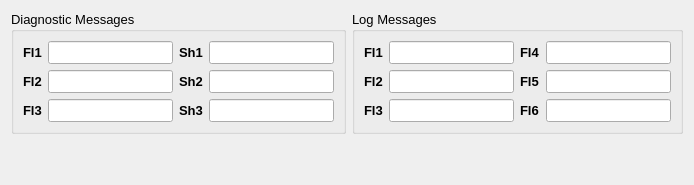
     <widget class="QWidget" name="tab_3">
      <attribute name="title">
       <string>Messages</string>
      </attribute>
      <layout class="QGridLayout" name="gridLayout_34">
       <item row="0" column="0">
        <layout class="QVBoxLayout" name="verticalLayout">
         <item>
          <layout class="QHBoxLayout" name="horizontalLayout">
           <item>
            <widget class="QGroupBox" name="diagnosticMessages_groupBox">
             <property name="minimumSize">
              <size>
               <width>0</width>
               <height>0</height>
              </size>
             </property>
             <property name="maximumSize">
              <size>
               <width>16777215</width>
               <height>16777215</height>
              </size>
             </property>
             <property name="font">
              <font>
               <pointsize>10</pointsize>
               <weight>50</weight>
               <bold>false</bold>
              </font>
             </property>
             <property name="title">
              <string>Diagnostic Messages</string>
             </property>
             <layout class="QGridLayout" name="gridLayout_22">
              <item row="0" column="0">
               <layout class="QGridLayout" name="gridLayout_7">
                <item row="0" column="0">
                 <widget class="QLabel" name="label_35">
                  <property name="sizePolicy">
                   <sizepolicy hsizetype="Expanding" vsizetype="Fixed">
                    <horstretch>0</horstretch>
                    <verstretch>0</verstretch>
                   </sizepolicy>
                  </property>
                  <property name="font">
                   <font>
                    <pointsize>10</pointsize>
                    <weight>75</weight>
                    <bold>true</bold>
                   </font>
                  </property>
                  <property name="text">
                   <string>Fl1</string>
                  </property>
                 </widget>
                </item>
                <item row="0" column="1">
                 <widget class="QLineEdit" name="m_Fl1"/>
                </item>
                <item row="0" column="2">
                 <widget class="QLabel" name="label_38">
                  <property name="sizePolicy">
                   <sizepolicy hsizetype="Expanding" vsizetype="Fixed">
                    <horstretch>0</horstretch>
                    <verstretch>0</verstretch>
                   </sizepolicy>
                  </property>
                  <property name="font">
                   <font>
                    <pointsize>10</pointsize>
                    <weight>75</weight>
                    <bold>true</bold>
                   </font>
                  </property>
                  <property name="text">
                   <string>Sh1</string>
                  </property>
                 </widget>
                </item>
                <item row="0" column="3">
                 <widget class="QLineEdit" name="m_Sh1"/>
                </item>
                <item row="1" column="0">
                 <widget class="QLabel" name="label_36">
                  <property name="sizePolicy">
                   <sizepolicy hsizetype="Expanding" vsizetype="Fixed">
                    <horstretch>0</horstretch>
                    <verstretch>0</verstretch>
                   </sizepolicy>
                  </property>
                  <property name="font">
                   <font>
                    <pointsize>10</pointsize>
                    <weight>75</weight>
                    <bold>true</bold>
                   </font>
                  </property>
                  <property name="text">
                   <string>Fl2</string>
                  </property>
                 </widget>
                </item>
                <item row="1" column="1">
                 <widget class="QLineEdit" name="m_Fl2"/>
                </item>
                <item row="1" column="2">
                 <widget class="QLabel" name="label_39">
                  <property name="sizePolicy">
                   <sizepolicy hsizetype="Expanding" vsizetype="Fixed">
                    <horstretch>0</horstretch>
                    <verstretch>0</verstretch>
                   </sizepolicy>
                  </property>
                  <property name="font">
                   <font>
                    <pointsize>10</pointsize>
                    <weight>75</weight>
                    <bold>true</bold>
                   </font>
                  </property>
                  <property name="text">
                   <string>Sh2</string>
                  </property>
                 </widget>
                </item>
                <item row="1" column="3">
                 <widget class="QLineEdit" name="m_Sh2"/>
                </item>
                <item row="2" column="0">
                 <widget class="QLabel" name="label_37">
                  <property name="sizePolicy">
                   <sizepolicy hsizetype="Expanding" vsizetype="Fixed">
                    <horstretch>0</horstretch>
                    <verstretch>0</verstretch>
                   </sizepolicy>
                  </property>
                  <property name="font">
                   <font>
                    <pointsize>10</pointsize>
                    <weight>75</weight>
                    <bold>true</bold>
                   </font>
                  </property>
                  <property name="text">
                   <string>Fl3</string>
                  </property>
                 </widget>
                </item>
                <item row="2" column="1">
                 <widget class="QLineEdit" name="m_Fl3"/>
                </item>
                <item row="2" column="2">
                 <widget class="QLabel" name="label_40">
                  <property name="sizePolicy">
                   <sizepolicy hsizetype="Expanding" vsizetype="Fixed">
                    <horstretch>0</horstretch>
                    <verstretch>0</verstretch>
                   </sizepolicy>
                  </property>
                  <property name="font">
                   <font>
                    <pointsize>10</pointsize>
                    <weight>75</weight>
                    <bold>true</bold>
                   </font>
                  </property>
                  <property name="text">
                   <string>Sh3</string>
                  </property>
                 </widget>
                </item>
                <item row="2" column="3">
                 <widget class="QLineEdit" name="m_Sh3"/>
                </item>
               </layout>
              </item>
             </layout>
            </widget>
           </item>
           <item>
            <widget class="QGroupBox" name="logMessages_groupBox">
             <property name="minimumSize">
              <size>
               <width>0</width>
               <height>0</height>
              </size>
             </property>
             <property name="maximumSize">
              <size>
               <width>16777215</width>
               <height>16777215</height>
              </size>
             </property>
             <property name="font">
              <font>
               <pointsize>10</pointsize>
               <weight>50</weight>
               <bold>false</bold>
              </font>
             </property>
             <property name="title">
              <string>Log Messages</string>
             </property>
             <layout class="QGridLayout" name="gridLayout_25">
              <item row="0" column="0">
               <layout class="QGridLayout" name="gridLayout_8">
                <item row="0" column="0">
                 <widget class="QLabel" name="label_41">
                  <property name="font">
                   <font>
                    <pointsize>10</pointsize>
                    <weight>75</weight>
                    <bold>true</bold>
                   </font>
                  </property>
                  <property name="text">
                   <string>Fl1</string>
                  </property>
                 </widget>
                </item>
                <item row="0" column="1">
                 <widget class="QLineEdit" name="m_logFl1"/>
                </item>
                <item row="0" column="2">
                 <widget class="QLabel" name="label_44">
                  <property name="font">
                   <font>
                    <pointsize>10</pointsize>
                    <weight>75</weight>
                    <bold>true</bold>
                   </font>
                  </property>
                  <property name="text">
                   <string>Fl4</string>
                  </property>
                 </widget>
                </item>
                <item row="0" column="3">
                 <widget class="QLineEdit" name="m_logFl4"/>
                </item>
                <item row="1" column="0">
                 <widget class="QLabel" name="label_42">
                  <property name="font">
                   <font>
                    <pointsize>10</pointsize>
                    <weight>75</weight>
                    <bold>true</bold>
                   </font>
                  </property>
                  <property name="text">
                   <string>Fl2</string>
                  </property>
                 </widget>
                </item>
                <item row="1" column="1">
                 <widget class="QLineEdit" name="m_logFl2"/>
                </item>
                <item row="1" column="2">
                 <widget class="QLabel" name="label_45">
                  <property name="font">
                   <font>
                    <pointsize>10</pointsize>
                    <weight>75</weight>
                    <bold>true</bold>
                   </font>
                  </property>
                  <property name="text">
                   <string>Fl5</string>
                  </property>
                 </widget>
                </item>
                <item row="1" column="3">
                 <widget class="QLineEdit" name="m_logFl5"/>
                </item>
                <item row="2" column="0">
                 <widget class="QLabel" name="label_43">
                  <property name="font">
                   <font>
                    <pointsize>10</pointsize>
                    <weight>75</weight>
                    <bold>true</bold>
                   </font>
                  </property>
                  <property name="text">
                   <string>Fl3</string>
                  </property>
                 </widget>
                </item>
                <item row="2" column="1">
                 <widget class="QLineEdit" name="m_logFl3"/>
                </item>
                <item row="2" column="2">
                 <widget class="QLabel" name="label_46">
                  <property name="font">
                   <font>
                    <pointsize>10</pointsize>
                    <weight>75</weight>
                    <bold>true</bold>
                   </font>
                  </property>
                  <property name="text">
                   <string>Fl6</string>
                  </property>
                 </widget>
                </item>
                <item row="2" column="3">
                 <widget class="QLineEdit" name="m_logFl6"/>
                </item>
               </layout>
              </item>
             </layout>
            </widget>
           </item>
          </layout>
         </item>
         <item>
          <spacer name="verticalSpacer_3">
           <property name="orientation">
            <enum>Qt::Vertical</enum>
           </property>
           <property name="sizeHint" stdset="0">
            <size>
             <width>20</width>
             <height>40</height>
            </size>
           </property>
          </spacer>
         </item>
        </layout>
       </item>
      </layout>
     </widget>
